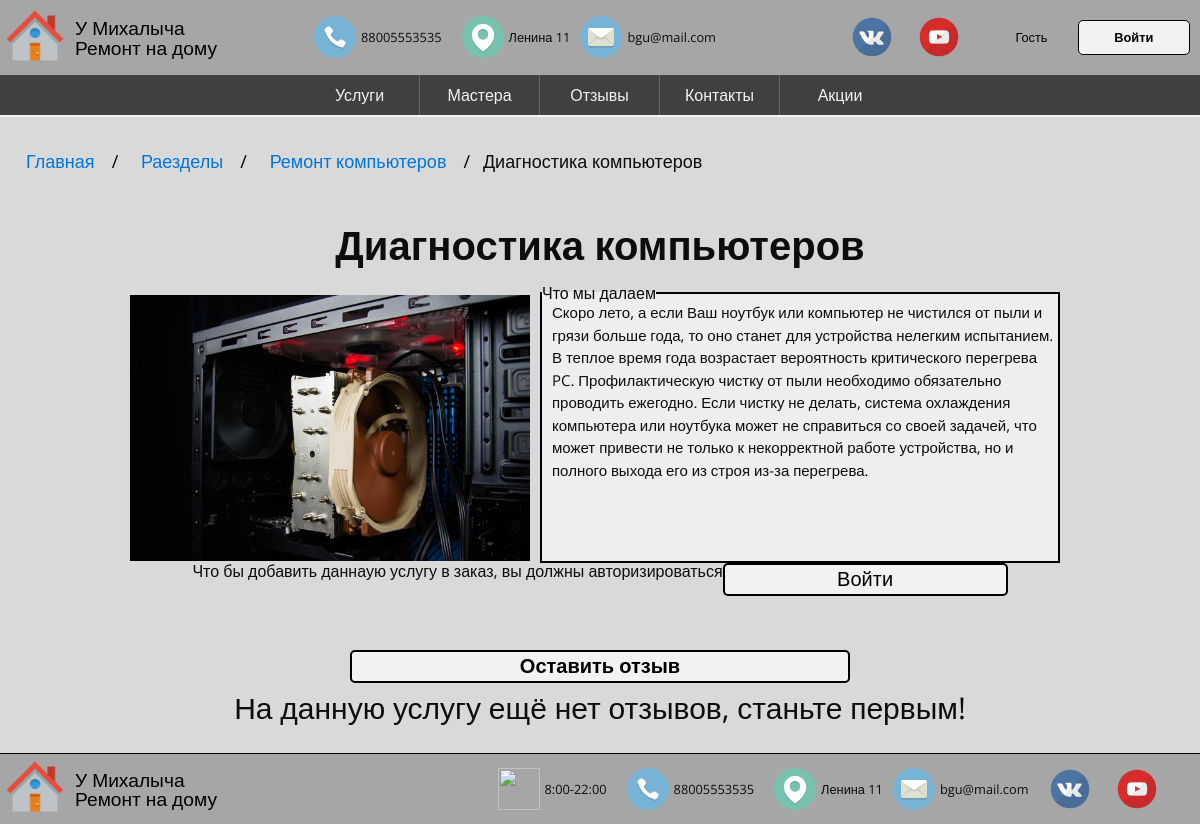
The page /services/3/ on the database as committed earlier.
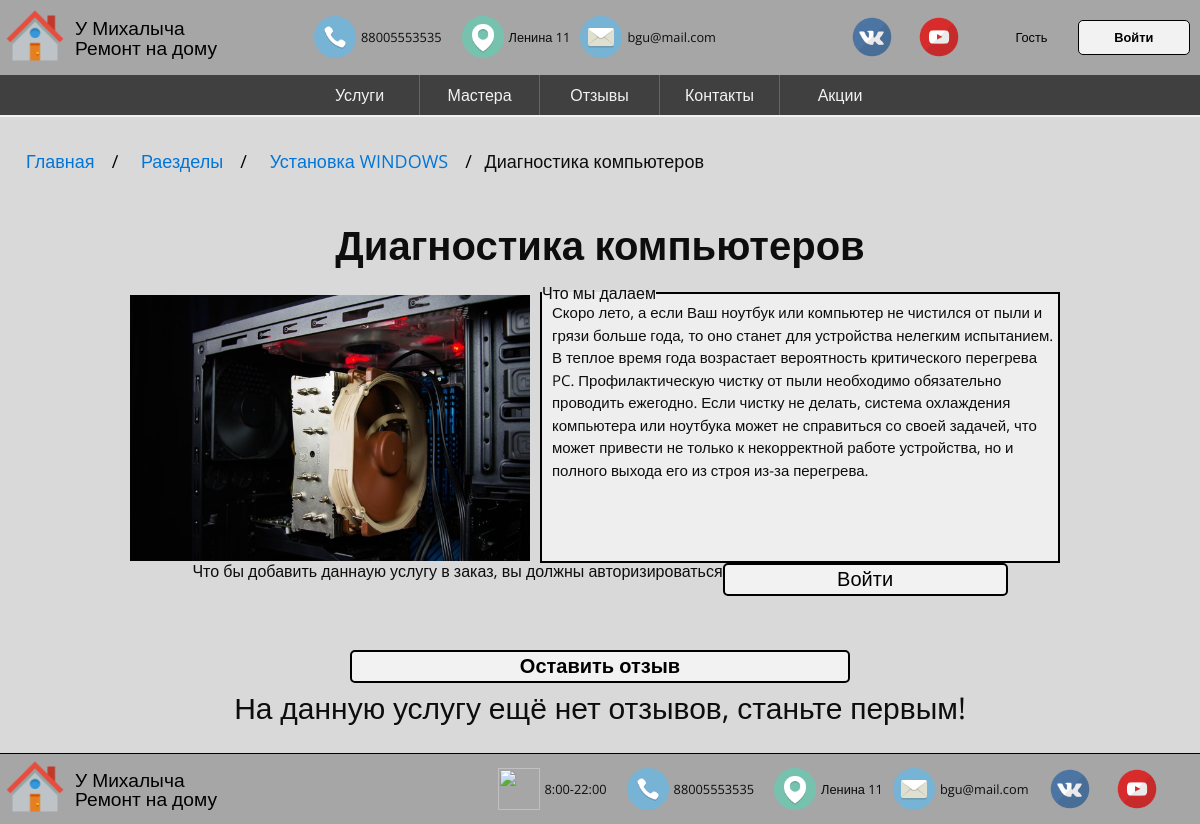
The same page on the database as committed later.
### remontPC/apps/services/models.py (models this page shows, shortened)
class Service(models.Model):
    service_name = models.CharField('Название услуги', max_length = 200)
    service_mainservice = models.ForeignKey(MainService, on_delete = models.CASCADE, null =True)
    service_price = models.FloatField('Цена услуги')
    service_description = models.TextField('Описание услуги')
    service_averagetime = models.IntegerField('Среднее время')
    service_images = models.ImageField(null = True)
    class Meta:
        verbose_name = 'Услуга'
        verbose_name_plural = 'Услуги'

### remontPC/apps/mainservices/models.py (models this page shows, shortened)
class MainService(models.Model):
    mainservice_name = models.CharField('Название раздела', max_length= 200)
    mainservice_description = models.TextField('Описание раздела')
    mainservice_images = models.ImageField(null = True)
    class Meta:
        verbose_name = 'Раздел'
        verbose_name_plural = 'Разделы'

### remontPC/apps/services/views.py (the view)
# urls.py: path('<int:service_id>/', views.servicedetail, name = 'servicedetail'),
def servicedetail(request, service_id):
    s = Service.objects.get( id = service_id )
    mainserviceservices_list = Service.objects.filter( service_mainservice = s.service_mainservice )
    salesserviceservices_list = Sale.objects.filter( sale_service = s )
    servicereviews_list = Review.objects.filter(review_service = s)
    service_list = get_object_or_404(Service, id=service_id)
    cartservice_form = CartAddServiceForm()
    paginator = Paginator(servicereviews_list, 2)
    page = request.GET.get('page')
    try:
        reviews = paginator.page(page)
    except PageNotAnInteger:
        reviews = paginator.page(1)
    except EmptyPage:
        reviews = paginator.page(paginator.num_pages)
    return render(request, 'services/service.html', {'s':s, 'servicereviews_list':servicereviews_list, 'mainserviceservices_list':mainserviceservices_list, 'salesserviceservices_list':salesserviceservices_list,'cartservice_form':cartservice_form, 'reviews': reviews, 'service_list':service_list})

### remontPC/apps/cart/context_processors.py (called while the page is built)
def cart(request):
    return {'cart': Cart(request)}

### remontPC/templates/services/service.html (shortened to what the changed rows need)
<!DOCTYPE html>
{% load static %}
<html lang="ru">
    <head>
        <link rel="stylesheet" href="{% static 'remontPC/css/main.css' %}">
        <link rel="stylesheet" href="{% static 'remontPC/lightzoom/style.css' %}" type="text/css">
		<link rel="stylesheet" href="{% static 'remontPC/package/font-awesome.min.css' %}">
		<link rel="stylesheet" href="{% static 'remontPC/package/swiper-bundle.min.css' %}">
    </head>
    <body>
		<ul class="breadcrumb">
			<li><a href="{% url 'main:index' %}">Главная</a></li>
			<li><a href="{% url 'mainservices:index' %}">Раезделы</a></li>
			<li><a href="{% url 'mainservices:mainservicedetail' s.service_mainservice.id %}">{{s.service_mainservice.mainservice_name}}</a></li>
			<li class="activem">{{s.service_name}}</li>
		  </ul>
		<div class="content">
			<div class="zagolovcard">
			<h1>{{s.service_name}}</h1></div>
			<div class="podcard">
				<div class="cardpoduslugi">
					<div class="imgpodcard"><img src="{{s.service_images.url}}" width="400" alt=""></div>
					<fieldset class="opisaniepoduslugi">
					<div class="salesP">
						<p>{{s.service_description}}</p>
					</div>
					</fieldset>
				</div>
			</div>
			{% block endblock %}
			{% if reviews %}
			<h2 style="font-size: 30px; text-align: center; margin-top: 30px;">Отзывы на данную услугу</h2>
			<div class="bigbutton"><a href="{% url 'reviews:newreview' %}" class="buttonbig">Оставить отзыв</a>
			</div>
			<div class="reviewsall">
				{% for s in reviews %}
					<div class = "reviews">
						<section class="all">
							<div class="reviews-img">
								<div class="aboutreviews"><p>Мастер: {{s.review_worker}}</p><br/> Услуга: <a href="{% url 'services:servicedetail' s.review_service_id %}"> {{s.review_service}} </a></div>
								<a href="{{s.review_screenshot.url}}" class="lightzoom" title="My Caption">
								<img src="{{s.review_screenshot.url}}" alt="image">
								</a>
								<div class="reviewsby"><p>Дата: {{s.review_pubdate}}<br/>Отзыв написал(а):
									{% if s.review_name %}
										{{s.review_name}}
									{% else %}
										{{s.review_client.client_name}}
									{% endif %}
								</p></div>
							</div>
							<div class="allcomments">
								<fieldset class="dleverytaingun">
									<legend class="mealitykadsets">Ответы ({{s.reviewanswer_set.count}}) </legend>
								{% if s.reviewanswer_set.all %}
									{% for comment in s.reviewanswer_set.all %}
									<div class="comments">
											<img src="{{comment.reviewanswer_author.worker_image.url}}" alt="Avatar" style="width:90px">
											<div class="text">
												<h2>{{comment.reviewanswer_author.worker_name}}</h2>
												<p>{{comment.reviewanswer_text}}</p>
											</div>
										</div>
								{% endfor %}
								{% endif %}
							</fieldset>
							</div>
						</section>
					</div>
					{% endfor %}
				</div>
				{% block pagination %}
				<div class="pagination">
					{% if reviews.has_previous %}
						<a href="?page={{reviews.previous_page_number}}">Назад</a>
					{% endif %}
					{% for pg in reviews.paginator.page_range %}
						{% if reviews.number == pg %}
						<a class="active" href="?page={{pg}}">{{pg}}</a>
						{% else %}
						<a href="?page={{pg}}">{{pg}}</a>
						{% endif %}
					{% endfor %}
					{% if reviews.has_next %}
						<a href="?page={{reviews.next_page_number}}">Далее</a>
					{% endif %}
				</div>
					{% endblock %}
				{% else %}
				<h2 style="font-size: 30px; text-align: center; margin-top: 10px; margin-bottom: 30px;">На данную услугу ещё нет отзывов, станьте первым!</h2>
				{% endif %}
		{% endblock %}
		</div>
    </body>
</html>

Rows that differ between the two databases and show on the page:
changed Service "Диагностика компьютеров": service_mainservice.mainservice_name "Ремонт компьютеров" → "Установка WINDOWS"
